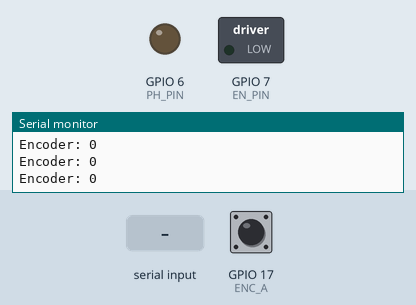
Recording of a sketch running on a simulated ESP32-S3. Shown: switched loads named in the sketch (green lamp = pin HIGH), output pins drawn as LEDs (lit = HIGH), the last lines printed to the serial monitor. The test bench sets the inputs (shaded band); at power-on: GPIO 17 (ENC_A) HIGH.

Above: at 1.2 s.
1.3 s: "1" received over Serial
At 3.7 s:
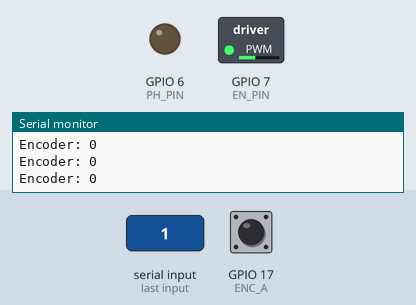
4.3 s: "2" received over Serial
At 4.9 s:
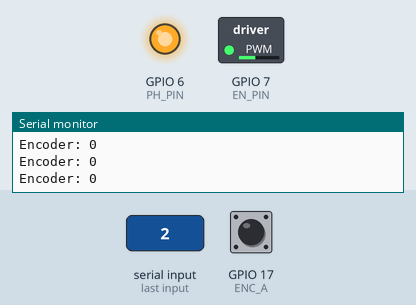
5.8 s: "3" received over Serial
At 6.3 s:
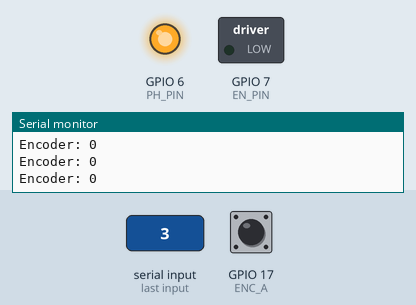
7.3 s: "2" received over Serial
At 7.79 s:
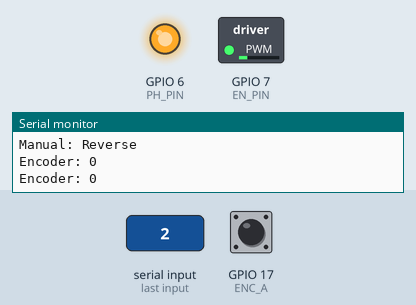
Timing chart, 0 to 10.3 s (numbered marks = the images above; inputs shaded):
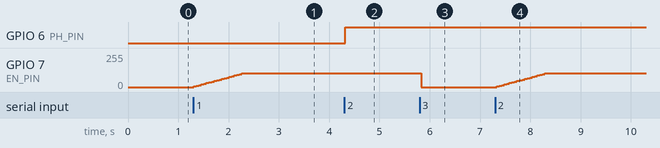

Measured:
- after the input at 1.3 s, GPIO 7 (EN_PIN): moves from 0/255 to 102/255 over 0.95 s, starting at once
- after the input at 4.3 s, GPIO 6 (PH_PIN): LOW → HIGH at once
- after the input at 5.8 s, GPIO 7 (EN_PIN): 102/255 → 0/255 at once
- after the input at 7.3 s, GPIO 7 (EN_PIN): moves from 0/255 to 102/255 over 0.95 s, starting at once

The sketch:

Vbd-automated-running.ino
```cpp
#include <Arduino.h>
#include "driver/mcpwm.h"

// ----------------------
// Pin Assignment
// ----------------------
#define EN_PIN 7        // PWM control pin
#define PH_PIN 6        // Direction control pin
#define ENC_A 17        // Encoder Channel A
#define ENC_B 18        // Encoder Channel B
#define ENC_IDX 8       // Encoder Index (not used but reserved)

// ----------------------
// MCPWM Configuration
// ----------------------
#define MCPWM_UNIT MCPWM_UNIT_0
#define MCPWM_TIMER MCPWM_TIMER_0
#define MCPWM_GEN MCPWM_GEN_A

// ----------------------
// Motion Parameters
// ----------------------
#define MAX_DUTY 40
#define ACCEL_STEP 2
#define LOOP_DELAY 50  // Loop speed (ms)

// ----------------------
// Encoder & Motion State
// ----------------------
volatile long encoderCount = 0;
long homePos = 0;
long maxPos = 1000;  // Default max position

bool autoMove = false;
bool movingForward = true;

int targetDuty = 0;
int currentDuty = 0;
int motorState = 0; // 0 = stop, 1 = forward, 2 = reverse

unsigned long lastPrintTime = 0;

// ----------------------
// Encoder Interrupt
// ----------------------
void IRAM_ATTR encoderISR() {
  int b = digitalRead(ENC_B);
  encoderCount += (b == HIGH) ? 1 : -1;
}

// ----------------------
// Setup
// ----------------------
void setup() {
  Serial.begin(115200);

  pinMode(PH_PIN, OUTPUT);
  pinMode(ENC_A, INPUT_PULLUP);
  pinMode(ENC_B, INPUT_PULLUP);
  pinMode(ENC_IDX, INPUT_PULLUP);
  attachInterrupt(digitalPinToInterrupt(ENC_A), encoderISR, RISING);

  // Initialize MCPWM
  mcpwm_gpio_init(MCPWM_UNIT, MCPWM0A, EN_PIN);
  mcpwm_config_t pwm_config;
  pwm_config.frequency = 5000;
  pwm_config.cmpr_a = 0.0;
  pwm_config.cmpr_b = 0.0;
  pwm_config.counter_mode = MCPWM_UP_COUNTER;
  pwm_config.duty_mode = MCPWM_DUTY_MODE_0;
  mcpwm_init(MCPWM_UNIT, MCPWM_TIMER, &pwm_config);

  Serial.println("Commands:");
  Serial.println("1 = Forward | 2 = Reverse | 3 = Stop");
  Serial.println("a = Set Home | b = Set Max | c = Start Auto | x = Stop Auto");
}

// ----------------------
// Main Loop
// ----------------------
void loop() {
  // ---- Handle Serial Commands ----
  if (Serial.available() > 0) {
    char input = Serial.read();
    if (input == '1') {
      motorState = 1;
      digitalWrite(PH_PIN, LOW); // Forward
      targetDuty = MAX_DUTY;
      autoMove = false;
      Serial.println("Manual: Forward");
    } else if (input == '2') {
      motorState = 2;
      digitalWrite(PH_PIN, HIGH); // Reverse
      targetDuty = MAX_DUTY;
      autoMove = false;
      Serial.println("Manual: Reverse");
    } else if (input == '3') {
      motorState = 0;
      targetDuty = 0;
      autoMove = false;
      Serial.println("Manual: Stop");
    } else if (input == 'a') {
      homePos = encoderCount;
      Serial.print("Set home at: ");
      Serial.println(homePos);
    } else if (input == 'b') {
      maxPos = encoderCount;
      Serial.print("Set max at: ");
      Serial.println(maxPos);
    } else if (input == 'c') {
      autoMove = true;
      motorState = 1;
      movingForward = true;
      digitalWrite(PH_PIN, LOW);
      Serial.println("Auto mode started");
    } else if (input == 'x') {
      autoMove = false;
      motorState = 0;
      targetDuty = 0;
      Serial.println("Auto mode stopped");
    }
  }

  // ---- Auto Movement Logic ----
  if (autoMove) {
    if (movingForward && encoderCount >= maxPos) {
      digitalWrite(PH_PIN, HIGH);
      movingForward = false;
    } else if (!movingForward && encoderCount <= homePos) {
      digitalWrite(PH_PIN, LOW);
      movingForward = true;
    }
    motorState = 1;
    targetDuty = MAX_DUTY;
  }

  // ---- PWM Duty Control ----
  if (currentDuty < targetDuty) {
    currentDuty += ACCEL_STEP;
    if (currentDuty > targetDuty) currentDuty = targetDuty;
  } else if (currentDuty > targetDuty) {
    currentDuty -= ACCEL_STEP;
    if (currentDuty < targetDuty) currentDuty = targetDuty;
  }

  mcpwm_set_duty(MCPWM_UNIT, MCPWM_TIMER, MCPWM_GEN, (motorState == 0) ? 0 : currentDuty);

  // ---- Real-Time Encoder Display ----
  if (millis() - lastPrintTime >= 200) {
    Serial.print("Encoder: ");
    Serial.println(encoderCount);
    lastPrintTime = millis();
  }

  delay(LOOP_DELAY);
}
```
